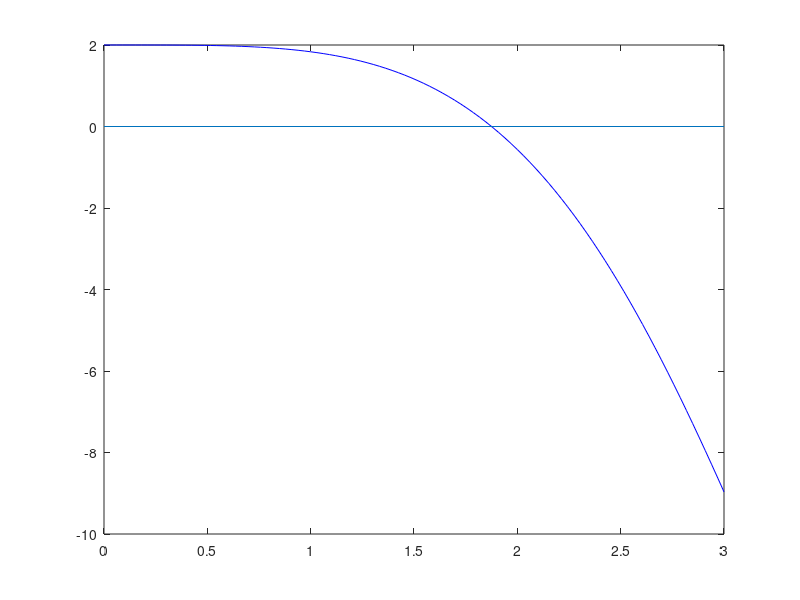
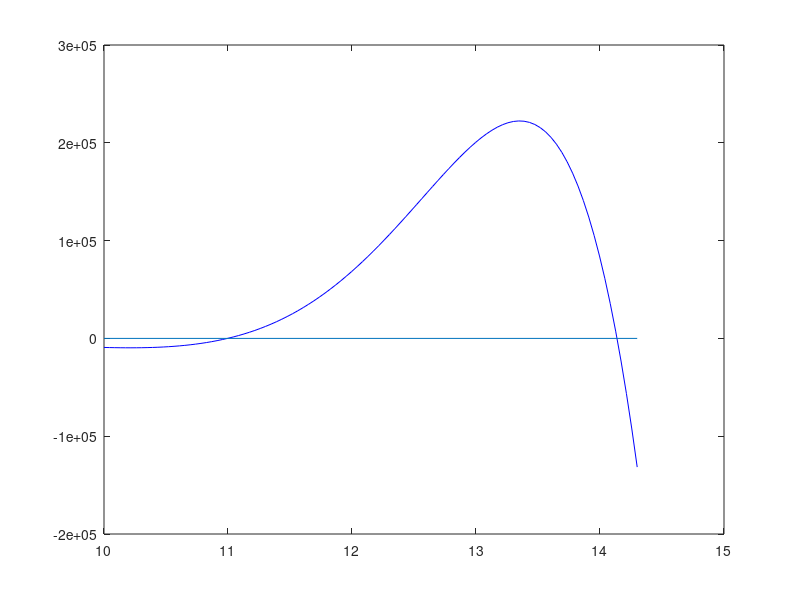

These figures' MATLAB source, in order:
function e35p3

f = @(x) cos(x).*cosh(x)+1;
x = linspace (0,15);

% dfx = @(x) cos(x)*sinh(x)-cosh(x)*sin(x);
fx = f(x);
close all
plot (x,fx,'b');
hold on 
plot ([0,15],[0,0],'k')
shg
figure
x2 = linspace(10,14);
fx2=f(x2);
plot(x2,fx2,'b')
hold on
plot([10,14],[0,0])
shg
pause
hold off

figure(1)
x = linspace(0,8);
fx= f(x);
plot(x,fx,'b')
hold on
plot([0 8],[0 0])
shg
pause
x=linspace (0,3);
fx= f(x);
hold off
plot(x,fx,'b')
hold on
plot([0 3], [0 0])
shg
pause
figure(2)
x2= linspace(10,14.3);
fx2=f(x2);
plot(x2,fx2,'b')
hold on
plot([10 14.3], [0 0])
shg



% [x1,Iter] = Newton27 (fx, dfx, 2, 100, 1e-14)
% [x2,Iter] = Newton27 (fx, dfx, 5, 100, 1e-14)
% [x3,Iter] = Newton27 (fx, dfx, 8, 100, 1e-14)
% [x4,Iter] = Newton27 (fx, dfx, 11, 100, 1e-14)
% [x5,Iter] = Newton27 (fx, dfx, 14, 100, 1e-14)

% ES MUY IMPORTANTE LOCALIZAR LOS PUNTOS INICIALES, sino, nos va a dar
% resultados no correctos.






% En este intervalo no se ve muy bien las aproximaciones por tantos vamos a
% trocear la grafica

% >> [x,Iter] = Newton28 (fx, dfx, 1, 100, 1e-2)